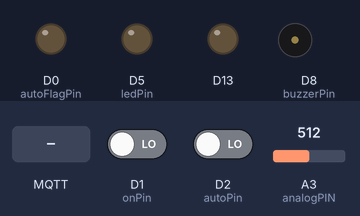
This sketch was run on a simulated Arduino Uno R4 WiFi. Parts: output pins drawn as LEDs (lit = HIGH), buzzer (waves = sounding, pin HIGH). Dashed ring = blinking. The test bench sets the inputs (shaded band); at power-on: D1 (onPin) LOW, D2 (autoPin) LOW, A3 (analogPIN) = 512. WiFi joins after 1.5 s; servers stay silent unless stated; no MQTT or app messages arrive unless stated; what the sketch prints to the serial monitor is not drawn.

Above: at 2.7 s.
2.8 s: D1 (onPin) driven HIGH
At 4.2 s:
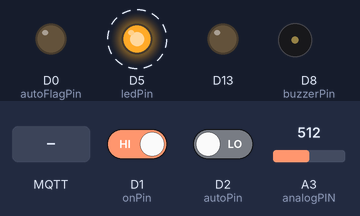
6.9 s: D2 (autoPin) driven HIGH
At 8.3 s:
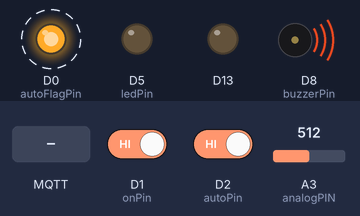
11.0 s: MQTT message "0" arrives on the first subscribed topic
At 12.3 s:
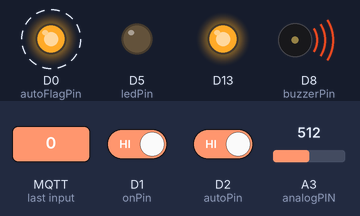
15.0 s: A3 (analogPIN) set to 440
At 16.1 s:
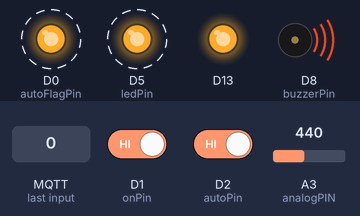
19.1 s: MQTT message "1" arrives on the first subscribed topic
At 20.3 s:
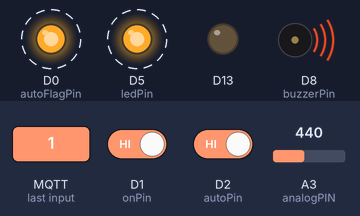
23.2 s: MQTT message "2" arrives on the first subscribed topic
At 25.3 s:
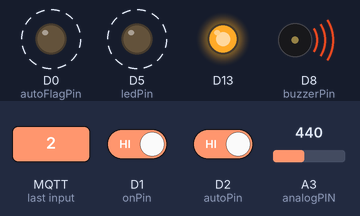
Timing chart, 0 to 28.3 s (numbered marks = the images above; inputs shaded):
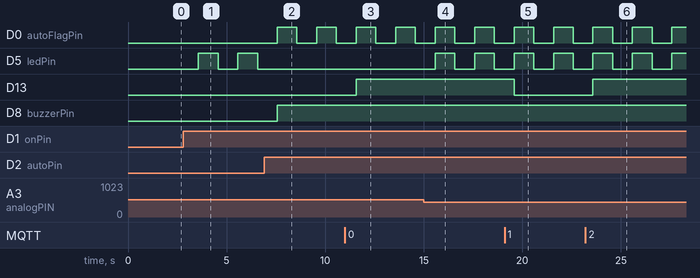

Measured:
- after the input at 2.8 s, D5 (ledPin): alternates HIGH for 1.0 s and LOW for 1.0 s, starting after 0.77 s
- after the input at 6.9 s, D0 (autoFlagPin): alternates HIGH for 1.0 s and LOW for 1.0 s, starting after 0.67 s; D5 (ledPin): stops changing and stays LOW; D8 (buzzerPin): LOW → HIGH after 0.67 s
- after the input at 11.0 s, D13: LOW → HIGH after 0.57 s
- after the input at 15.0 s, D5 (ledPin): alternates HIGH for 1.0 s and LOW for 1.0 s, starting after 0.58 s
- after the input at 19.1 s, D13: HIGH → LOW after 0.48 s
- after the input at 23.2 s, D13: LOW → HIGH after 0.38 s

The sketch:

Sensore_Luce_MQTT.ino
```cpp
#include <WiFiS3.h>
#include <PubSubClient.h>
#include "arduino_secrets.h"

// Define the values "SSID" and "SECRET_PASS" and "SECRET_IP" in the file "arduino_secrets.h"

const char* ssid = SECRET_SSID;
const char* password = SECRET_PASS;
const char* ip = SECRET_IP;

WiFiClient arduinoClient;
PubSubClient client(arduinoClient);
unsigned long lastMsg = 0;
#define MSG_BUFFER_SIZE	(50)
char msg[MSG_BUFFER_SIZE];
char vuoto[MSG_BUFFER_SIZE];

int value = 0;
int analogPIN = A3;
int ledPin = 5;
int onPin = 1;
int autoPin = 2;
int buzzerPin = 8;
int autoFlagPin = 0;

bool autoTurn = false;
bool led = false;

int valLight;

void setup_wifi() {

  delay(10);
  // We start by connecting to a WiFi network
  Serial.println();
  Serial.print("Connecting to ");
  Serial.println(ssid);

  WiFi.begin(ssid, password);

  while (WiFi.status() != WL_CONNECTED) {
    delay(500);
    Serial.print(".");
  }

  randomSeed(micros());

  Serial.println("");
  Serial.println("WiFi connected");
  Serial.println("IP address: ");
  Serial.println(WiFi.localIP());
}

void callback(char* topic, byte* payload, unsigned int length) {
  Serial.print("Message arrived [");
  Serial.print(topic);
  Serial.print("] ");
  for (int i = 0; i < length; i++) {
    Serial.print((char)payload[i]);
  }
  Serial.println();

  // Switch on the LED if an 1 was received as first character
  if ((char)payload[0] == '1') {
    digitalWrite(LED_BUILTIN, LOW);   // Turn the LED on (Note that LOW is the voltage level
    // but actually the LED is on; this is because
    // it is active low on the ESP-01)
  } else {
    digitalWrite(LED_BUILTIN, HIGH);  // Turn the LED off by making the voltage HIGH
  }

}

void reconnect() {
  // Loop until we're reconnected
  while (!client.connected()) {
    Serial.print("Attempting MQTT connection...");
    // Create a random client ID
    String clientId = "ArduinoBe";
    // Attempt to connect
    if (client.connect(clientId.c_str(), "LightSensor", "Arduino123")) {
      Serial.println("connected");
      // Once connected, publish an announcement...
      client.publish("connection/arduino", "hello world");
      // ... and resubscribe
      client.subscribe("inTopic");
    } else {
      Serial.print("failed, rc=");
      Serial.print(client.state());
      Serial.println(" try again in 5 seconds");
      // Wait 5 seconds before retrying
      delay(5000);
    }
  }
}

void setup() {
  pinMode(LED_BUILTIN, OUTPUT);     // Initialize the LED_BUILTIN pin as an output
  pinMode(ledPin, OUTPUT);
  pinMode(buzzerPin, OUTPUT);
  pinMode(autoFlagPin, OUTPUT);
  pinMode(onPin, INPUT);
  pinMode(autoPin, INPUT);

  Serial.begin(115200);
  setup_wifi();
  client.setServer(ip, 1883);

  client.setCallback(callback);
}

void loop() {

  if (!client.connected()) {
    reconnect();
  }
  client.loop();

  for(int i = 0; i < MSG_BUFFER_SIZE; i++){
    msg[i] = vuoto[i];
  }

  // reads how much light there is in the room/environment
  valLight = analogRead(analogPIN);

  // creates the message to send via MQTT
  msg[0] = '{';
  msg[1] = 'l';
  msg[2] = 'i';
  msg[3] = 'g';
  msg[4] = 'h';
  msg[5] = 't';
  msg[6] = ':';

  String num = String(valLight);
  for(int i = 7; i < (num.length()+7); i++){
    msg[i] = num.charAt(i-7);
  }

  msg[7+num.length()] = '}';

  // send the message via MQTT
  unsigned long now = millis();
  if (now - lastMsg > 2000) {
    lastMsg = now;
    ++value;
    Serial.println("Publish message: ");
    Serial.println(msg);
    client.publish("v1/devices/me/telemetry", msg);
  }

  // if the "Auto" button is pressed, switch auto on/off
  if(digitalRead(autoPin)){
    digitalWrite(buzzerPin, HIGH);
    changeAuto();
  }

  // if "Led" button is pressed, switch leds on/off
  if(digitalRead(onPin)){
    changeLed();
    if(led){
      digitalWrite(ledPin, HIGH);
    }
    else{
      digitalWrite(ledPin, LOW);
    }
  }

  // if light value is higher than 450 and the auto mode is active, switch the leds off
  if(valLight > 450 && autoTurn){
    digitalWrite(ledPin, LOW);
  }

  delay(1000);
  digitalWrite(buzzerPin, LOW);
}

void changeAuto(){
  // switch auto between on and off
  if(autoTurn){
    autoTurn = false;
    digitalWrite(autoFlagPin, LOW);
    Serial.print("Switch auto off");
  }
  else{
    autoTurn = true;
    digitalWrite(autoFlagPin, HIGH);
    Serial.print("Switch auto on");
  }
}

void changeLed(){
  // switch leds between on and off
  if(led){
    led = false;
    Serial.print("Switch led off");
  }
  else{
    led = true;
    Serial.print("Switch led on");
  }
}
```

arduino_secrets.h
```cpp
#define SECRET_SSID "your WiFi SSID"
#define SECRET_PASS "your WiFi password"
#define SECRET_IP "the ip thingsboard MQTT"
```
